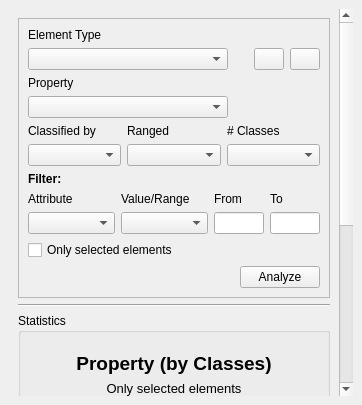
<?xml version="1.0" encoding="UTF-8"?>
<ui version="4.0">
 <class>DockWidget</class>
 <widget class="QDockWidget" name="DockWidget">
  <property name="geometry">
   <rect>
    <x>0</x>
    <y>0</y>
    <width>362</width>
    <height>405</height>
   </rect>
  </property>
  <property name="sizePolicy">
   <sizepolicy hsizetype="Fixed" vsizetype="Preferred">
    <horstretch>0</horstretch>
    <verstretch>0</verstretch>
   </sizepolicy>
  </property>
  <property name="minimumSize">
   <size>
    <width>300</width>
    <height>395</height>
   </size>
  </property>
  <property name="windowTitle">
   <string>Statistics &amp; Plots</string>
  </property>
  <widget class="QWidget" name="dockWidgetContents">
   <layout class="QHBoxLayout" name="horizontalLayout_6">
    <item>
     <widget class="QgsScrollArea" name="scrollArea">
      <property name="frameShape">
       <enum>QFrame::NoFrame</enum>
      </property>
      <property name="widgetResizable">
       <bool>true</bool>
      </property>
      <widget class="QWidget" name="scrollAreaWidgetContents">
       <property name="geometry">
        <rect>
         <x>0</x>
         <y>0</y>
         <width>344</width>
         <height>365</height>
        </rect>
       </property>
       <layout class="QVBoxLayout" name="verticalLayout">
        <item>
         <widget class="QFrame" name="frame">
          <property name="frameShape">
           <enum>QFrame::StyledPanel</enum>
          </property>
          <property name="frameShadow">
           <enum>QFrame::Raised</enum>
          </property>
          <layout class="QVBoxLayout" name="verticalLayout_3">
           <item>
            <layout class="QVBoxLayout" name="verticalLayout_4">
             <item>
              <layout class="QVBoxLayout" name="verticalLayout_11">
               <property name="topMargin">
                <number>0</number>
               </property>
               <property name="bottomMargin">
                <number>0</number>
               </property>
               <item>
                <layout class="QVBoxLayout" name="verticalLayout_5">
                 <item>
                  <widget class="QLabel" name="labelStatisticsProperty_14">
                   <property name="text">
                    <string>Element Type</string>
                   </property>
                  </widget>
                 </item>
                 <item>
                  <layout class="QHBoxLayout" name="horizontalLayout_11">
                   <item>
                    <widget class="QComboBox" name="cbElementType">
                     <property name="sizePolicy">
                      <sizepolicy hsizetype="Fixed" vsizetype="Fixed">
                       <horstretch>0</horstretch>
                       <verstretch>0</verstretch>
                      </sizepolicy>
                     </property>
                     <property name="minimumSize">
                      <size>
                       <width>200</width>
                       <height>0</height>
                      </size>
                     </property>
                     <property name="maximumSize">
                      <size>
                       <width>200</width>
                       <height>16777215</height>
                      </size>
                     </property>
                    </widget>
                   </item>
                   <item>
                    <spacer name="horizontalSpacer_2">
                     <property name="orientation">
                      <enum>Qt::Horizontal</enum>
                     </property>
                     <property name="sizeHint" stdset="0">
                      <size>
                       <width>40</width>
                       <height>20</height>
                      </size>
                     </property>
                    </spacer>
                   </item>
                   <item>
                    <widget class="QPushButton" name="btImport">
                     <property name="maximumSize">
                      <size>
                       <width>30</width>
                       <height>16777215</height>
                      </size>
                     </property>
                     <property name="text">
                      <string/>
                     </property>
                    </widget>
                   </item>
                   <item>
                    <widget class="QPushButton" name="btExport">
                     <property name="maximumSize">
                      <size>
                       <width>30</width>
                       <height>16777215</height>
                      </size>
                     </property>
                     <property name="text">
                      <string/>
                     </property>
                    </widget>
                   </item>
                  </layout>
                 </item>
                </layout>
               </item>
               <item>
                <layout class="QVBoxLayout" name="verticalLayout_12">
                 <item>
                  <layout class="QHBoxLayout" name="horizontalLayout_12"/>
                 </item>
                 <item>
                  <layout class="QVBoxLayout" name="verticalLayout_9">
                   <item>
                    <widget class="QLabel" name="labelStatisticsProperty_11">
                     <property name="text">
                      <string>Property</string>
                     </property>
                    </widget>
                   </item>
                   <item>
                    <widget class="QComboBox" name="cbProperty">
                     <property name="maximumSize">
                      <size>
                       <width>200</width>
                       <height>16777215</height>
                      </size>
                     </property>
                    </widget>
                   </item>
                  </layout>
                 </item>
                </layout>
               </item>
               <item>
                <layout class="QGridLayout" name="gridLayout_4">
                 <item row="1" column="2">
                  <widget class="QComboBox" name="cbClasses">
                   <property name="maximumSize">
                    <size>
                     <width>200</width>
                     <height>16777215</height>
                    </size>
                   </property>
                  </widget>
                 </item>
                 <item row="0" column="1">
                  <widget class="QLabel" name="labelStatisticsProperty_7">
                   <property name="text">
                    <string>Ranged</string>
                   </property>
                  </widget>
                 </item>
                 <item row="1" column="0">
                  <widget class="QComboBox" name="cbClassifiedBy"/>
                 </item>
                 <item row="0" column="2">
                  <widget class="QLabel" name="labelStatisticsProperty_15">
                   <property name="text">
                    <string># Classes</string>
                   </property>
                  </widget>
                 </item>
                 <item row="0" column="0">
                  <widget class="QLabel" name="labelStatisticsProperty_16">
                   <property name="text">
                    <string>Classified by</string>
                   </property>
                  </widget>
                 </item>
                 <item row="1" column="1">
                  <widget class="QComboBox" name="cbRanged">
                   <property name="maximumSize">
                    <size>
                     <width>200</width>
                     <height>16777215</height>
                    </size>
                   </property>
                  </widget>
                 </item>
                </layout>
               </item>
               <item>
                <widget class="QLabel" name="labelFilter">
                 <property name="font">
                  <font>
                   <weight>75</weight>
                   <bold>true</bold>
                  </font>
                 </property>
                 <property name="text">
                  <string>Filter:</string>
                 </property>
                </widget>
               </item>
               <item>
                <layout class="QGridLayout" name="gridLayout_5">
                 <item row="0" column="1">
                  <widget class="QLabel" name="labelStatisticsProperty_18">
                   <property name="text">
                    <string>Value/Range</string>
                   </property>
                  </widget>
                 </item>
                 <item row="0" column="2">
                  <widget class="QLabel" name="labelStatisticsProperty_19">
                   <property name="text">
                    <string>From</string>
                   </property>
                  </widget>
                 </item>
                 <item row="1" column="1">
                  <widget class="QComboBox" name="cbValueRange">
                   <property name="maximumSize">
                    <size>
                     <width>200</width>
                     <height>16777215</height>
                    </size>
                   </property>
                  </widget>
                 </item>
                 <item row="1" column="0">
                  <widget class="QComboBox" name="cbAttribute"/>
                 </item>
                 <item row="0" column="0">
                  <widget class="QLabel" name="labelStatisticsProperty_20">
                   <property name="text">
                    <string>Attribute</string>
                   </property>
                  </widget>
                 </item>
                 <item row="1" column="2">
                  <widget class="QLineEdit" name="leFrom">
                   <property name="maximumSize">
                    <size>
                     <width>50</width>
                     <height>16777215</height>
                    </size>
                   </property>
                  </widget>
                 </item>
                 <item row="1" column="3">
                  <widget class="QLineEdit" name="leTo">
                   <property name="maximumSize">
                    <size>
                     <width>50</width>
                     <height>16777215</height>
                    </size>
                   </property>
                  </widget>
                 </item>
                 <item row="0" column="3">
                  <widget class="QLabel" name="labelStatisticsProperty_21">
                   <property name="text">
                    <string>To</string>
                   </property>
                  </widget>
                 </item>
                </layout>
               </item>
               <item>
                <layout class="QHBoxLayout" name="horizontalLayout_4">
                 <item>
                  <widget class="QCheckBox" name="cbSelectedElements">
                   <property name="text">
                    <string>Only selected elements</string>
                   </property>
                  </widget>
                 </item>
                </layout>
               </item>
               <item>
                <layout class="QHBoxLayout" name="horizontalLayout_13">
                 <item>
                  <spacer name="horizontalSpacer_6">
                   <property name="orientation">
                    <enum>Qt::Horizontal</enum>
                   </property>
                   <property name="sizeHint" stdset="0">
                    <size>
                     <width>40</width>
                     <height>20</height>
                    </size>
                   </property>
                  </spacer>
                 </item>
                 <item>
                  <widget class="QPushButton" name="btAnalyze">
                   <property name="text">
                    <string>Analyze</string>
                   </property>
                  </widget>
                 </item>
                </layout>
               </item>
              </layout>
             </item>
            </layout>
           </item>
          </layout>
         </widget>
        </item>
        <item>
         <widget class="Line" name="line_2">
          <property name="orientation">
           <enum>Qt::Horizontal</enum>
          </property>
         </widget>
        </item>
        <item>
         <widget class="QgsCollapsibleGroupBox" name="mGroupBox">
          <property name="title">
           <string>Statistics</string>
          </property>
          <property name="checkable">
           <bool>false</bool>
          </property>
          <property name="collapsed">
           <bool>true</bool>
          </property>
          <layout class="QHBoxLayout" name="horizontalLayout_3">
           <item>
            <layout class="QVBoxLayout" name="verticalLayout_2">
             <property name="topMargin">
              <number>10</number>
             </property>
             <property name="bottomMargin">
              <number>10</number>
             </property>
             <item>
              <widget class="QLabel" name="labelPropertyByClasses">
               <property name="font">
                <font>
                 <pointsize>14</pointsize>
                 <weight>75</weight>
                 <bold>true</bold>
                </font>
               </property>
               <property name="text">
                <string>Property (by Classes)</string>
               </property>
               <property name="alignment">
                <set>Qt::AlignCenter</set>
               </property>
              </widget>
             </item>
             <item>
              <widget class="QLabel" name="labelOnlySelectedElements">
               <property name="font">
                <font>
                 <pointsize>10</pointsize>
                </font>
               </property>
               <property name="text">
                <string>Only selected elements</string>
               </property>
               <property name="alignment">
                <set>Qt::AlignCenter</set>
               </property>
              </widget>
             </item>
             <item>
              <widget class="QWidget" name="graphWidget" native="true">
               <property name="minimumSize">
                <size>
                 <width>200</width>
                 <height>150</height>
                </size>
               </property>
              </widget>
             </item>
             <item>
              <layout class="QHBoxLayout" name="horizontalLayout_10">
               <item>
                <spacer name="verticalSpacer">
                 <property name="orientation">
                  <enum>Qt::Vertical</enum>
                 </property>
                 <property name="sizeType">
                  <enum>QSizePolicy::Fixed</enum>
                 </property>
                 <property name="sizeHint" stdset="0">
                  <size>
                   <width>20</width>
                   <height>20</height>
                  </size>
                 </property>
                </spacer>
               </item>
               <item>
                <spacer name="horizontalSpacer">
                 <property name="orientation">
                  <enum>Qt::Horizontal</enum>
                 </property>
                 <property name="sizeHint" stdset="0">
                  <size>
                   <width>40</width>
                   <height>20</height>
                  </size>
                 </property>
                </spacer>
               </item>
               <item>
                <widget class="QPushButton" name="btExcel">
                 <property name="maximumSize">
                  <size>
                   <width>50</width>
                   <height>16777215</height>
                  </size>
                 </property>
                 <property name="text">
                  <string/>
                 </property>
                </widget>
               </item>
              </layout>
             </item>
             <item>
              <widget class="QTableWidget" name="tbExcel">
               <property name="font">
                <font>
                 <family>MS Shell Dlg 2</family>
                </font>
               </property>
               <property name="gridStyle">
                <enum>Qt::SolidLine</enum>
               </property>
               <property name="sortingEnabled">
                <bool>false</bool>
               </property>
              </widget>
             </item>
            </layout>
           </item>
          </layout>
         </widget>
        </item>
        <item>
         <widget class="Line" name="line">
          <property name="orientation">
           <enum>Qt::Horizontal</enum>
          </property>
         </widget>
        </item>
        <item>
         <spacer name="verticalSpacer_2">
          <property name="orientation">
           <enum>Qt::Vertical</enum>
          </property>
          <property name="sizeHint" stdset="0">
           <size>
            <width>20</width>
            <height>40</height>
           </size>
          </property>
         </spacer>
        </item>
       </layout>
      </widget>
     </widget>
    </item>
   </layout>
  </widget>
 </widget>
 <customwidgets>
  <customwidget>
   <class>QgsCollapsibleGroupBox</class>
   <extends>QGroupBox</extends>
   <header>qgscollapsiblegroupbox.h</header>
   <container>1</container>
  </customwidget>
  <customwidget>
   <class>QgsScrollArea</class>
   <extends>QScrollArea</extends>
   <header>qgis.gui</header>
   <container>1</container>
  </customwidget>
 </customwidgets>
 <resources/>
 <connections/>
</ui>
